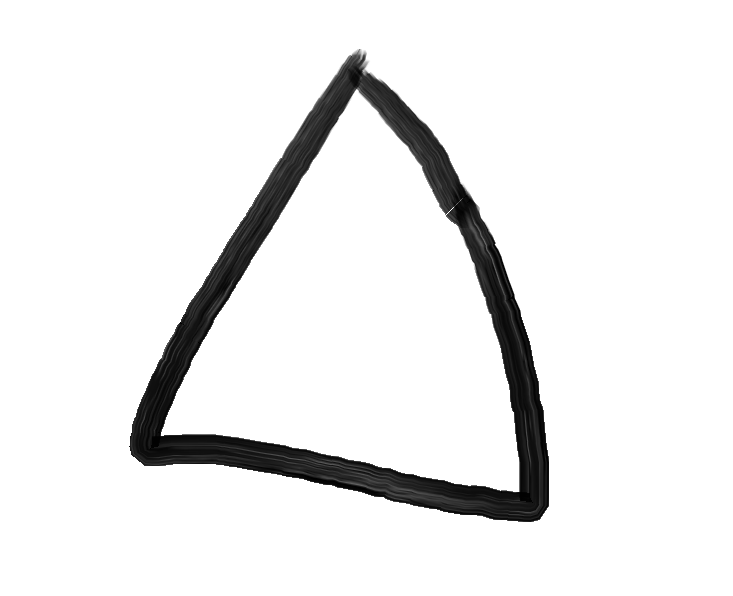
#> input picture src/image/Screenshot 2023-12-28 225930.png, 733 x 596 px, given in place of shape1.png, which was not available
$ python main.py
#> lines starting #> are read from the running program, lines starting #| are printed output that depends on the picture; long printed decimals are rounded; pictures that were not available may be replaced by others from this repository, and a replacement may not be noted
### src/ImageConverter.py
import numpy
from PIL import Image
from numpy import asarray


def imageToArray(path) -> numpy.ndarray:
    """
    Converts an image to len(input_array) = num of rows, len(input_array[i]) = num of columns

    (In other words the image is converted up to down, then in the rows left to right)

    [R, G, B, A] format in each instance of input_array[i][i].

    Automatically resizes pictures to 50 x 50

    Parameter
        path (str): The path of the image

    Returns
        numpy.ndarray(): the image in an array format
    """
    image = Image.open(path)
    return asarray(image.resize((50, 50)))


def RGBAtoGreyScaleList(array) -> list:
    """
    Turns RGBA to Grey scale. (Normalized) into one list.

    Parameter:
        array (ndarray): The numpy.ndarray, in the format of nested arrays (array of array of ints)
    """
    greyList = []
    for row in range(len(array)):
        for cell in range(len(array[row])):
            greyList.append(sum(array[row][cell][:3]) / 765)
    return greyList


# [9 lines left out: function arrayToImage, not called in this run]


def arrayInfo(array) -> str:
    """
    Returns the dimension of the array (image)

    Parameter
        array (ndarray): The numpy.ndarray that is being converted into an image
    """
    return "width: " + str(array.shape[1]) + "\nheight: " + str(array.shape[0])

### src/NetworkStrategy.py
import random


class Neuron():
    next = []
    weight = 0.0

    def __init__(self, next, weight):
        self.weight = weight
        self.next = next


    def activateNeuron(self, activation):
        for neuron in self.next:
            neuron.activateNeuron(self.weight * activation)


class EndNeuron():
    answer = None
    activation = 0.0

    def __init__(self, answer):
        self.answer = answer

    def activateNeuron(self, activation):
        self.activation += activation


class Network():
    neurons = []
    knownAnswers = []
    synapseMax = 5
    synapseMin = 0
    size = 0
    layer = 0


    def __init__(self, size, layer):
        self.size = size
        self.layer = layer
        # create the initial layer
        self.neurons.append(self.createNeuronLayer(size))
        # create the hidden layers
        for x in range(layer):
            self.neurons.append(self.createNeuronLayer(size * (layer - x) // 20))
        # create the end layer
        self.neurons.append(self.createEndNeuronLayer(size // 20))
        # relate the neurons
        for i in range(layer + 1):
            for n in self.neurons[i]:
                n.next += random.choices(self.neurons[i+1], k=random.randint(self.synapseMin, self.synapseMax))


    def createNeuronLayer(self, size):
        nlist = []
        for _ in range(size):
            neuron = Neuron([], random.random())
            nlist.append(neuron)
        return nlist


    def createEndNeuronLayer(self, size):
        nlist = []
        for _ in range(size):
            neuron = EndNeuron(None)
            nlist.append(neuron)
        return nlist


    def learn(self, input, answer):
        self.resetEndNeurons()
        if answer.lower() in self.knownAnswers:
            # strengthen
            print("a")
        else:
            # build a new path to an empty end neuron
            self.knownAnswers.append(answer.lower())
            self.activateNeurons(input)
            biggest = 0
            SetNeuron = None
            for neuron in self.neurons[self.layer + 1]:
                if neuron.activation > biggest:
                    biggest = neuron.activation
                    SetNeuron = neuron
                    print(neuron.activation)
            SetNeuron.answer = answer


    def compare(self, input, answer):
        self.resetEndNeurons()
        self.activateNeurons(input)
        biggest = 0
        SetNeuron = None
        for neuron in self.neurons[self.layer + 1]:
            if neuron.activation > biggest:
                biggest = neuron.activation
                SetNeuron = neuron
        if SetNeuron.answer == answer:
            return 1
        else:
            return 0

    def activateNeurons(self, input):
        for i in range(self.size):
            self.neurons[0][i].activateNeuron(input[i])


    def resetEndNeurons(self):
        for neuron in self.neurons[self.layer + 1]:
            neuron.activation = 0.0

### src/main.py
import ImageConverter
import Activation
import NetworkStrategy

image1 = "image/shape1.png"
image2 = "image/shape2.png"

input_array = ImageConverter.imageToArray(image1)
#> in imageToArray, image is the input picture: PIL image 733x596 RGBA; mean R, G, B, A 235.6, 235.6, 235.6, 255
#> in imageToArray, `return asarray(image.resize((50, 50)))`:
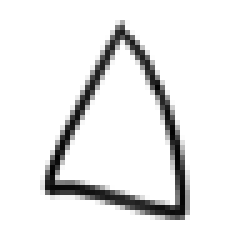
#> returned value: shape (50, 50, 4) (shown 5 times larger); mean of channels 0, 1, 2, 3 235.1, 235.1, 235.1, 255; drawn as R, G, B
print(ImageConverter.arrayInfo(input_array))
#| width: 50
#| height: 50

# set the initial neuron size (should be 2500)
nn = NetworkStrategy.Network(2500, 3)

# learn an image
input = ImageConverter.RGBAtoGreyScaleList(input_array)
#> the loop in RGBAtoGreyScaleList, `for row in range(len(array)):` made 50 passes
#> after the loop in RGBAtoGreyScaleList, `for row in range(len(array)):`: greyList = 2500 values, max 1 at index 0, min 0 at index 1710, mean 0.922
#> input has the same summary as greyList in RGBAtoGreyScaleList
nn.learn(input, "triangle")
#> the loop in activateNeurons, `for i in range(self.size):` made 2500 passes
#> the loop in learn, `for neuron in self.neurons[self.layer + 1]:` made 125 passes
#| 75.159
#| 87.576
#| 95.558
#| 106.893
#| 110.088
#| 128.442
#| 134.805

count = 0
right = 0

import os

for filename in os.listdir("image"):
    input_test = ImageConverter.imageToArray("image/" + filename)
    it = ImageConverter.RGBAtoGreyScaleList(input_test)
#> the loop in RGBAtoGreyScaleList (call 2), `for row in range(len(array)):` made 50 passes
    right += nn.compare(it, "triangle")
    count += 1
#> pass 2 of the loop `for filename in os.listdir("image"):`:
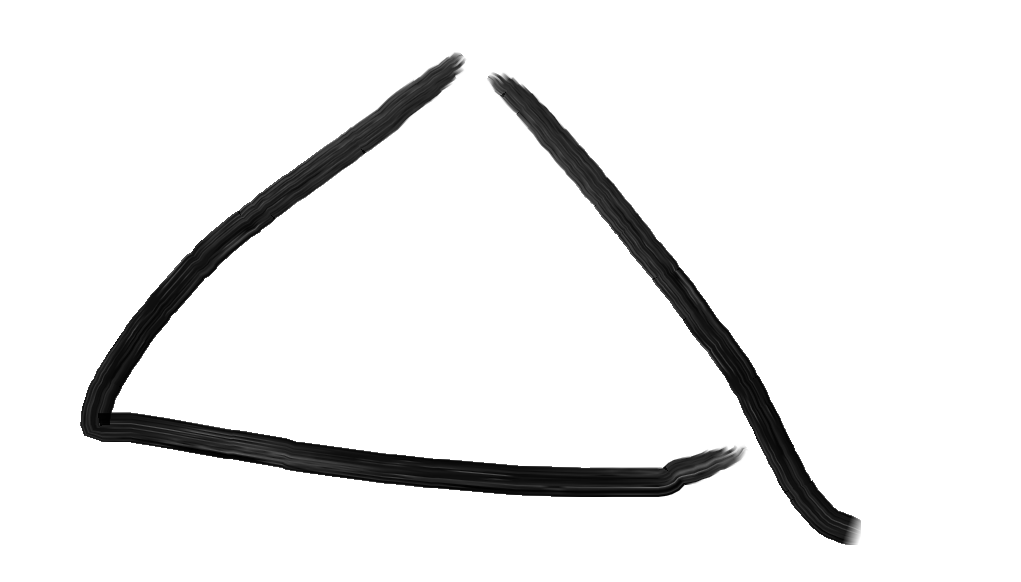
#> input picture src/image/Screenshot 2023-12-28 225939.png, 1021 x 582 px
#> in imageToArray, image is the input picture: PIL image 1021x582 RGBA; mean R, G, B, A 235.9, 235.9, 235.9, 255
#> in imageToArray (call 3), `return asarray(image.resize((50, 50)))`:
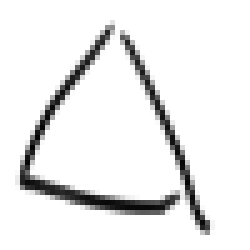
#> returned value: shape (50, 50, 4) (shown 5 times larger); mean of channels 0, 1, 2, 3 235.4, 235.4, 235.4, 255; drawn as R, G, B
#> pass 3 of the loop `for filename in os.listdir("image"):`:
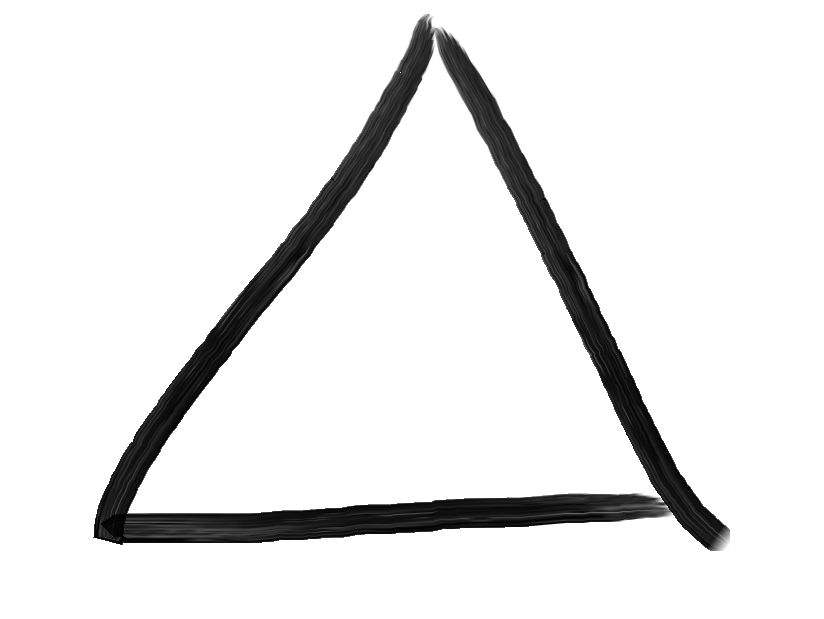
#> input picture src/image/Screenshot 2023-12-28 225950.png, 824 x 619 px
#> in imageToArray, image is the input picture: PIL image 824x619 RGBA; mean R, G, B, A 233, 233, 233, 255
#> in imageToArray (call 4), `return asarray(image.resize((50, 50)))`:
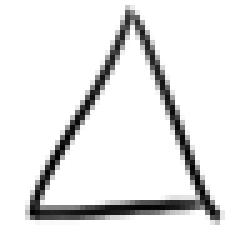
#> returned value: shape (50, 50, 4) (shown 5 times larger); mean of channels 0, 1, 2, 3 232.5, 232.5, 232.5, 255; drawn as R, G, B
#> the loop made 4 passes; the first 3 are shown

for filename in os.listdir("imageFalse"):
    input_test = ImageConverter.imageToArray("imageFalse/" + filename)
    it = ImageConverter.RGBAtoGreyScaleList(input_test)
    right += nn.compare(it, None)
    count += 1

print(right, count, right/count)


print('end')
